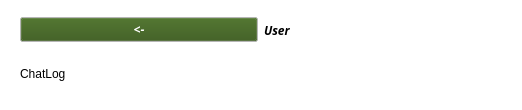
<?xml version="1.0" encoding="UTF-8"?>
<ui version="4.0">
 <class>MessageScreen</class>
 <widget class="QWidget" name="MessageScreen">
  <property name="geometry">
   <rect>
    <x>0</x>
    <y>0</y>
    <width>522</width>
    <height>110</height>
   </rect>
  </property>
  <property name="palette">
   <palette>
    <active>
     <colorrole role="WindowText">
      <brush brushstyle="SolidPattern">
       <color alpha="255">
        <red>0</red>
        <green>0</green>
        <blue>0</blue>
       </color>
      </brush>
     </colorrole>
     <colorrole role="Button">
      <brush brushstyle="SolidPattern">
       <color alpha="255">
        <red>0</red>
        <green>85</green>
        <blue>0</blue>
       </color>
      </brush>
     </colorrole>
     <colorrole role="Midlight">
      <brush brushstyle="SolidPattern">
       <color alpha="255">
        <red>255</red>
        <green>255</green>
        <blue>255</blue>
       </color>
      </brush>
     </colorrole>
     <colorrole role="Dark">
      <brush brushstyle="SolidPattern">
       <color alpha="255">
        <red>255</red>
        <green>255</green>
        <blue>255</blue>
       </color>
      </brush>
     </colorrole>
     <colorrole role="Mid">
      <brush brushstyle="SolidPattern">
       <color alpha="255">
        <red>255</red>
        <green>255</green>
        <blue>255</blue>
       </color>
      </brush>
     </colorrole>
     <colorrole role="Text">
      <brush brushstyle="SolidPattern">
       <color alpha="255">
        <red>0</red>
        <green>0</green>
        <blue>0</blue>
       </color>
      </brush>
     </colorrole>
     <colorrole role="ButtonText">
      <brush brushstyle="SolidPattern">
       <color alpha="255">
        <red>255</red>
        <green>255</green>
        <blue>255</blue>
       </color>
      </brush>
     </colorrole>
     <colorrole role="Base">
      <brush brushstyle="SolidPattern">
       <color alpha="255">
        <red>255</red>
        <green>255</green>
        <blue>255</blue>
       </color>
      </brush>
     </colorrole>
     <colorrole role="Window">
      <brush brushstyle="SolidPattern">
       <color alpha="255">
        <red>255</red>
        <green>255</green>
        <blue>255</blue>
       </color>
      </brush>
     </colorrole>
    </active>
    <inactive>
     <colorrole role="WindowText">
      <brush brushstyle="SolidPattern">
       <color alpha="255">
        <red>0</red>
        <green>0</green>
        <blue>0</blue>
       </color>
      </brush>
     </colorrole>
     <colorrole role="Button">
      <brush brushstyle="SolidPattern">
       <color alpha="255">
        <red>0</red>
        <green>85</green>
        <blue>0</blue>
       </color>
      </brush>
     </colorrole>
     <colorrole role="Midlight">
      <brush brushstyle="SolidPattern">
       <color alpha="255">
        <red>255</red>
        <green>255</green>
        <blue>255</blue>
       </color>
      </brush>
     </colorrole>
     <colorrole role="Dark">
      <brush brushstyle="SolidPattern">
       <color alpha="255">
        <red>255</red>
        <green>255</green>
        <blue>255</blue>
       </color>
      </brush>
     </colorrole>
     <colorrole role="Mid">
      <brush brushstyle="SolidPattern">
       <color alpha="255">
        <red>255</red>
        <green>255</green>
        <blue>255</blue>
       </color>
      </brush>
     </colorrole>
     <colorrole role="Text">
      <brush brushstyle="SolidPattern">
       <color alpha="255">
        <red>0</red>
        <green>0</green>
        <blue>0</blue>
       </color>
      </brush>
     </colorrole>
     <colorrole role="ButtonText">
      <brush brushstyle="SolidPattern">
       <color alpha="255">
        <red>255</red>
        <green>255</green>
        <blue>255</blue>
       </color>
      </brush>
     </colorrole>
     <colorrole role="Base">
      <brush brushstyle="SolidPattern">
       <color alpha="255">
        <red>255</red>
        <green>255</green>
        <blue>255</blue>
       </color>
      </brush>
     </colorrole>
     <colorrole role="Window">
      <brush brushstyle="SolidPattern">
       <color alpha="255">
        <red>255</red>
        <green>255</green>
        <blue>255</blue>
       </color>
      </brush>
     </colorrole>
    </inactive>
    <disabled>
     <colorrole role="WindowText">
      <brush brushstyle="SolidPattern">
       <color alpha="255">
        <red>255</red>
        <green>255</green>
        <blue>255</blue>
       </color>
      </brush>
     </colorrole>
     <colorrole role="Button">
      <brush brushstyle="SolidPattern">
       <color alpha="255">
        <red>0</red>
        <green>85</green>
        <blue>0</blue>
       </color>
      </brush>
     </colorrole>
     <colorrole role="Midlight">
      <brush brushstyle="SolidPattern">
       <color alpha="255">
        <red>255</red>
        <green>255</green>
        <blue>255</blue>
       </color>
      </brush>
     </colorrole>
     <colorrole role="Dark">
      <brush brushstyle="SolidPattern">
       <color alpha="255">
        <red>255</red>
        <green>255</green>
        <blue>255</blue>
       </color>
      </brush>
     </colorrole>
     <colorrole role="Mid">
      <brush brushstyle="SolidPattern">
       <color alpha="255">
        <red>255</red>
        <green>255</green>
        <blue>255</blue>
       </color>
      </brush>
     </colorrole>
     <colorrole role="Text">
      <brush brushstyle="SolidPattern">
       <color alpha="255">
        <red>255</red>
        <green>255</green>
        <blue>255</blue>
       </color>
      </brush>
     </colorrole>
     <colorrole role="ButtonText">
      <brush brushstyle="SolidPattern">
       <color alpha="255">
        <red>255</red>
        <green>255</green>
        <blue>255</blue>
       </color>
      </brush>
     </colorrole>
     <colorrole role="Base">
      <brush brushstyle="SolidPattern">
       <color alpha="255">
        <red>255</red>
        <green>255</green>
        <blue>255</blue>
       </color>
      </brush>
     </colorrole>
     <colorrole role="Window">
      <brush brushstyle="SolidPattern">
       <color alpha="255">
        <red>255</red>
        <green>255</green>
        <blue>255</blue>
       </color>
      </brush>
     </colorrole>
    </disabled>
   </palette>
  </property>
  <property name="windowTitle">
   <string>Form</string>
  </property>
  <widget class="QWidget" name="layoutWidget">
   <property name="geometry">
    <rect>
     <x>20</x>
     <y>11</y>
     <width>481</width>
     <height>81</height>
    </rect>
   </property>
   <layout class="QVBoxLayout" name="verticalLayout">
    <item>
     <layout class="QHBoxLayout" name="horizontalLayout">
      <item>
       <widget class="QPushButton" name="backButton">
        <property name="palette">
         <palette>
          <active>
           <colorrole role="Button">
            <brush brushstyle="SolidPattern">
             <color alpha="255">
              <red>50</red>
              <green>85</green>
              <blue>19</blue>
             </color>
            </brush>
           </colorrole>
          </active>
          <inactive>
           <colorrole role="Button">
            <brush brushstyle="SolidPattern">
             <color alpha="255">
              <red>50</red>
              <green>85</green>
              <blue>19</blue>
             </color>
            </brush>
           </colorrole>
          </inactive>
          <disabled>
           <colorrole role="Button">
            <brush brushstyle="SolidPattern">
             <color alpha="255">
              <red>50</red>
              <green>85</green>
              <blue>19</blue>
             </color>
            </brush>
           </colorrole>
          </disabled>
         </palette>
        </property>
        <property name="font">
         <font>
          <family>Purisa</family>
          <weight>75</weight>
          <italic>true</italic>
          <bold>true</bold>
         </font>
        </property>
        <property name="text">
         <string>&lt;-</string>
        </property>
       </widget>
      </item>
      <item>
       <widget class="QLabel" name="label">
        <property name="font">
         <font>
          <family>Purisa</family>
          <weight>75</weight>
          <italic>true</italic>
          <bold>true</bold>
         </font>
        </property>
        <property name="text">
         <string>User</string>
        </property>
       </widget>
      </item>
     </layout>
    </item>
    <item>
     <widget class="QLabel" name="label_2">
      <property name="text">
       <string>ChatLog</string>
      </property>
     </widget>
    </item>
   </layout>
  </widget>
 </widget>
 <resources/>
 <connections/>
</ui>
